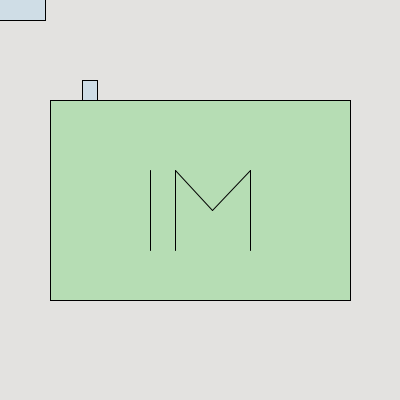
Frame 1 (no input)
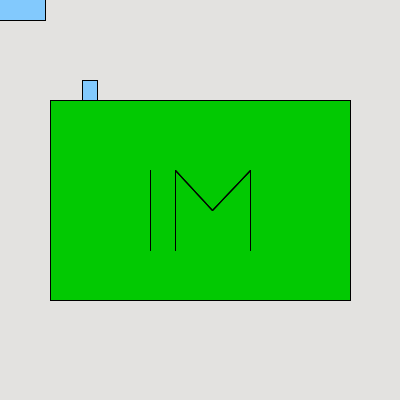
Frame 60 (the mouse pressed at the canvas centre just before this capture)
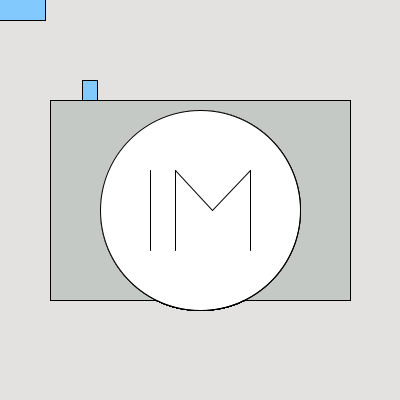
Frame 120 (the mouse held since frame 60 and released just before this capture)

The Processing sketch that drew these frames (run headless with seeded random() and noise(); from frame 60 on, the mouse is pressed at the canvas centre):

// Processing sketch: processing_132091
// ── processing_132091.pde


void setup() {
	size (400, 400);
	background(227, 226, 224);
	smooth();
	frameRate(30);
}

void draw(){

	//Draw main rectangle (body)
	fill(mouseX, 200, mouseY, 50);
	rectMode(CENTER);
	rect(200,200, 300, 200);
	
	//Draw secondary rectangle (flash)
	fill(128, 200, 255, 50);
	//noStroke();
	rect(mouseX, mouseY, 90, 40);
	//rect(200, 80, 90, 40);
	

	//Draw tertiary rectangle (button)
	rect(90, 90, 15, 20);

	//Draw circle
	fill(255);
	stroke(0);
	ellipse(200, 210, mouseX, mouseY);
	
	//Draw letters I & M
	line(150, 170, 150, 250);
	line(175, 170, 175, 250);
	line(175, 170, 212.5, 210);
	line(212.5, 210, 250, 170);
	line(250, 170, 250, 250);
	

	

}
